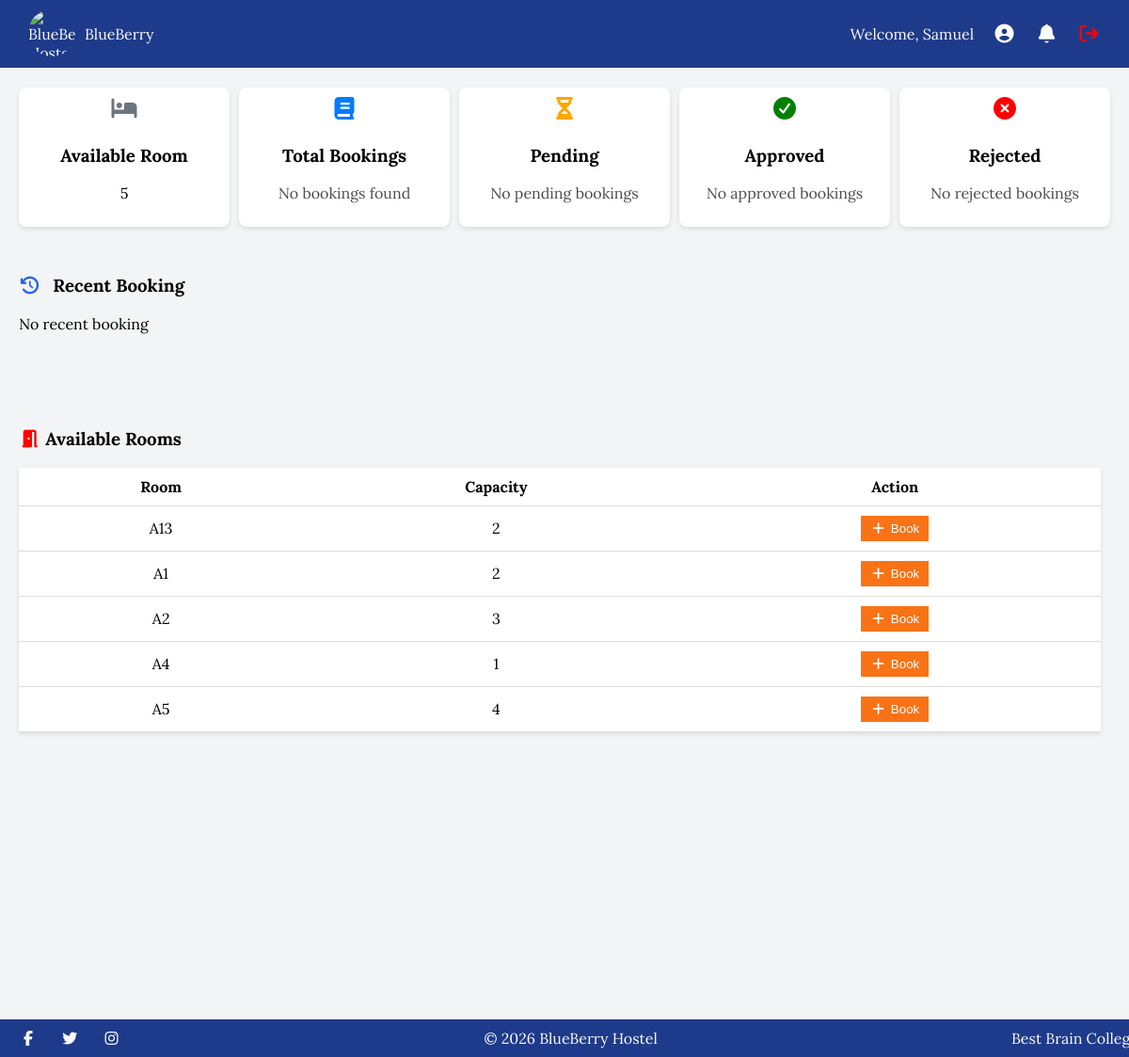
Page /dashboard/ (signed in) on the committed database.
### core/models.py (models this page shows, shortened)
class CustomUser(AbstractUser):
    ROLE_CHOICES = (
        ('user', 'User'),
        ('admin', 'Admin')
    )
    role = models.CharField(max_length=20, choices=ROLE_CHOICES, default='user')

class Room(models.Model):
   room_number = models.CharField(max_length=20)
   capacity = models.IntegerField()
   gender = models.CharField(max_length=20, choices=[('male','Male'),('female', 'Female')], default='male')

### core/views.py (the view)
# urls.py: path('dashboard/', views.dashboard_view, name='dashboard'),
@login_required
def dashboard_view(request):
    user = request.user
    bookings = Booking.objects.filter(user=user).order_by('-date_booked')
    recent_booking = bookings.first()
    booked_rooms = Booking.objects.filter(
        user=user,
        status='pending'
    ).values_list('room_id', flat=True)
    user_gender = request.user.profile.gender
    rooms = Room.objects.filter(gender=user_gender)
    total_bookings = bookings.count()
    pending = bookings.filter(status='pending').count()
    approved = bookings.filter(status='approved').count()
    rejected = bookings.filter(status='rejected').count()
    available_rooms = rooms.count()
    context = {
        'bookings': bookings,
        'recent_booking': recent_booking,
        'rooms': rooms,
        'total_bookings': total_bookings,
        'pending': pending,
        'approved': approved,
        'rejected': rejected,
        'available_rooms': available_rooms,
        'datetime': now.year
    }
    return render(request, 'core/dashboard.html', context)

### core/templates/core/dashboard.html (shortened to what this page needs)
{% load static %}
<!doctype html>
<html lang="en">
  <head>
    <link rel="stylesheet" href="{% static 'core/dashboard.css' %}" />
    <link
      rel="stylesheet"
      href="https://cdnjs.cloudflare.com/ajax/libs/font-awesome/7.0.1/css/all.min.css"
    />
  </head>
  <body>
    <header>
      <div class="hero">
        <img
          src="{% static 'core/img/blueberry_logo.jpg' %}"
          alt="BlueBerry Hostel Logo"
          class="logo"
        />
        <p>BlueBerry</p>
      </div>
      <div class="navbar">
        <span> Welcome, {{ request.user.first_name }}</span>
       <a href="{% url 'profile' %}" style="color: white;"> <i class="fa-solid fa-circle-user"></i></a>
        <i class="fa-solid fa-bell"></i>
        <div class="logout">
          <a href="{% url 'logout' %}"> <i class="fa-solid fa-sign-out"></i></a>
        </div>
      </div>
    </header>
    <section class="card-container reveal">
      <div class="cards">
        <div class="card">
          <i class="fa-solid fa-bed"></i>
          <h3>Available Room</h3>
          {% if available_rooms %}
          <p>{{ available_rooms }}</p>
          {% else %}
          <p style="opacity: 0.7;">No available rooms</p>
          {% endif %}
        </div>
        <div class="card">
          <i class="fa-solid fa-book"></i>
          <h3>Total Bookings</h3>
          {% if total_bookings %}
          <p>{{ total_bookings }}</p>
          {% else %}
          <p style="opacity: 0.7;">No bookings found</p>
          {% endif %}
        </div>
        <div class="card">
          <i class="fa-solid fa-hourglass-half"></i>
          <h3>Pending</h3>
          {% if pending %}
          <p>{{ pending }}</p>
          {% else %}
          <p style="opacity: 0.7;">No pending bookings</p>
          {% endif %}
        </div>
        <div class="card">
          <i class="fa-solid fa-circle-check"></i>
          <h3>Approved</h3>
          {% if approved %}
          <p>{{ approved }}</p>
          {% else %}
          <p style="opacity: 0.7;">No approved bookings</p>
          {% endif %}
        </div>
        <div class="card">
          <i class="fa-solid fa-circle-xmark"></i>
          <h3>Rejected</h3>
          {% if rejected %}
          <p>{{ rejected }}</p>
          {% else %}
          <p style="opacity: 0.7;">No rejected bookings</p>
          {% endif %}
        </div>
      </div>
    </section>
      <div class="recent-section reveal">
        <h3><i class="fa-solid fa-clock-rotate-left"></i> Recent Booking</h3>
        {% if recent_booking %}
        <p>Room: {{ recent_booking.room.room_number }}</p>
        <p>Capacity: {{ recent_booking.room.capacity }}</p>
        <p>Status: {{ recent_booking.status }}</p>
        {% else %}
        <p>No recent booking</p>
        {% endif %}
      </div>
      <div class="available-section reveal">
        <h3><i class="fa-solid fa-door-open" style="color: #ff0000;"></i> Available Rooms</h3>
        <table>
          <tr>
            <th>Room</th>
            <th>Capacity</th>
            <th>Action</th>
          </tr>
          {% for room in rooms %}
          <tr>
            <td>{{ room.room_number }}</td>
            <td>{{ room.capacity }}</td>
            <td>
              <form method="POST" action="{% url 'booking' %} " onsubmit="handleSubmit(this)">
                <button class="btn"> <i class="fa-solid fa-plus"></i>Book</button>
              </form>
            </td>
          </tr>
          {% empty %}
          <tr>
            <td colspan="3" style="text-align: center; padding: 20px;">No available room</td>
          </tr>
          {% endfor %}
        </table>
      </div>
      <footer>
        <div class="footer-container">
      <div class="social-media-links">
        <a href="#"><i class="fab fa-facebook-f"></i></a>
        <a href="#"><i class="fab fa-twitter"></i></a>
        <a href="#"><i class="fab fa-instagram"></i></a>
      </div>
      &copy; {{ datetime }} BlueBerry Hostel
      <div class="sponsor">Best Brain College</div>
    </div>
    </footer>
  </body>
</html>

### core/static/core/dashboard.css (style rules this page uses)
body { font-family: "Lora", sans-serif; background: var(--background-color); margin: 0; }
:root { --primary-color: #1e3a8a; --secondary-color: #2563eb; --background-color: #f3f4f6; --text-color: #111827; --header-text-color: #f9fafb; --pending-status: orange; --approved-status: green; --rejected-status: red; }
header { display: flex; justify-content: space-between; padding: 10px; align-items: center; background-color: var(--primary-color); color: var(--header-text-color); border-bottom: 1px solid white; }
header .hero { display: flex; gap: 10px; margin-left: 20px; }
.hero p { align-self: center; }
.hero img { width: 50px; height: 50px; border-radius: 100%; }
.navbar { gap: 10px; display: flex; justify-content: center; }
.navbar .logout a { color: red; text-decoration: none; margin-right: 20px; }
.navbar .logout i { color: red; }
.card-container { padding: 20px; }
.cards { display: grid; grid-template-columns: repeat(5, 1fr); gap: 10px; }
.card { background: white; padding: 10px; flex: 1; border-radius: 8px; text-align: center; box-shadow: 0 2px 5px rgba(0, 0, 0, 0.1); }
.recent-section, .available-section, .booking-section { margin-top: 30px; margin-left: 20px; margin-bottom: 100px; margin-right: 30px; }
table { width: 100%; background: white; border-collapse: collapse; box-shadow: 0 2px 5px rgba(0, 0, 0, 0.1); }
th, td { padding: 10px; border-bottom: 1px solid #ddd; margin-bottom: 30px; text-align: center; }
.btn { background: #f97316; color: white; padding: 6px 10px; border: none; cursor: pointer; }
footer { background: var(--primary-color); color: var(--header-text-color); text-align: center; padding: 10px; margin-top: 20px; position: fixed; bottom: 0%; width: 100%; }
.footer-container { display: flex; justify-content: space-between; align-items: center; flex-wrap: wrap; }
footer .social-media-links a { color: var(--header-text-color); margin: 0 10px; text-decoration: none; transition: color 0.3s ease; }
.navbar i { margin-left: 10px; cursor: pointer; font-size: 20px; }
.card i { font-size: 24px; margin-bottom: 7px; color: #2563eb; }
.card .fa-circle-xmark { color: red; }
.card .fa-circle-check { color: green; }
.card .fa-hourglass-half { color: orange; }
.card .fa-book { color: #007bff; }
.card .fa-bed { color: #6c757d; }
.btn i { margin-right: 5px; }
.recent-section i { margin-right: 8px; color: #2563eb; }
.reveal { opacity: 0; transform: translateY(40px); transition: all 0.6s ease; }
.reveal.active { opacity: 1; transform: translateY(0); }

### rows in the picture
CustomUser: user.first_name "Samuel"
Room: room_number "A13", capacity "2"
Room: room_number "A1", capacity "2"
Room: room_number "A2", capacity "3"
Room: room_number "A4", capacity "1"
Room: room_number "A5", capacity "4"

### other values in the picture
{{ available_rooms }} "5"
{{ datetime }} "2026"
